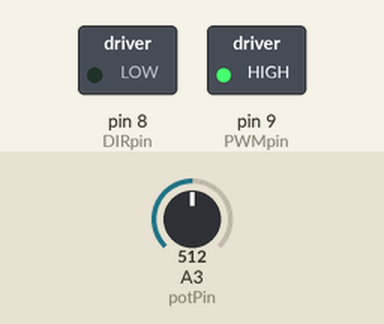
Recording of a sketch running on a simulated Arduino Uno, built with avr-gcc and run on an emulated ATmega328P. Shown: switched loads named in the sketch (green lamp = pin HIGH). Inputs (shaded band) come from the test bench; at power-on: A3 (potPin) = 512. What the sketch prints to the serial monitor is not drawn.

Above: at 26.1 s.
At 53.2 s:
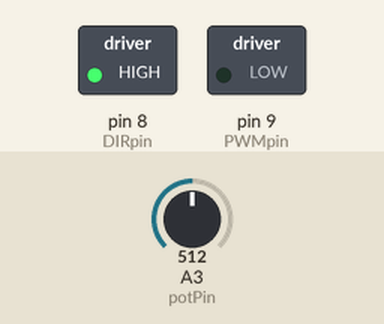
Timing chart, 0 to 70.5 s (numbered marks = the images above):
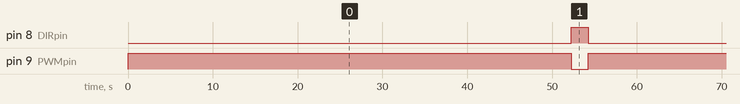

The sketch:

Motor_Control_Test.ino
```cpp
/*
MAE 156A HW2
Motor Control and encoder sampling
*/
#define DIRpin  8
#define PWMpin  9
#define encPinA 2
#define encPinB 3
#define potPin  3

void setup()
{
	Serial.begin(115200);
	pinMode(PWMpin, OUTPUT);
	pinMode(DIRpin, OUTPUT);
	pinMode(encPinA, INPUT);
	pinMode(encPinB, INPUT);
}

void loop()
{
	// Set motor speed
	setMotor(100);
	for(int i=1; i<1000; i++){
    Serial.println(analogRead(potPin));
    delay(50);
  }
  delay(2000);

	setMotor(0);
	delay(2000);

}

float setMotor(float motorSpeed)
{
  // Set motor direction
  if (motorSpeed>0){digitalWrite(DIRpin,LOW);}
  else{digitalWrite(DIRpin,HIGH);}

  // Saturation protection
  if (motorSpeed>100){motorSpeed=100.0;}
  if (motorSpeed<-100){motorSpeed=-100.0;}

  // convert 0-100% to 0-255 duty cycle
  int motorDuty = map(abs(motorSpeed),0,100,0,255);

  // send PWM to motor
  analogWrite(PWMpin,motorDuty);

  // Return the actual controller output with saturation protection
  return motorSpeed;
}
```

Measured:
- by itself, pin 8 (DIRpin): alternates HIGH for 2.0 s and LOW for 52.2 s
- by itself, pin 9 (PWMpin): alternates HIGH for 52.2 s and LOW for 2.0 s
